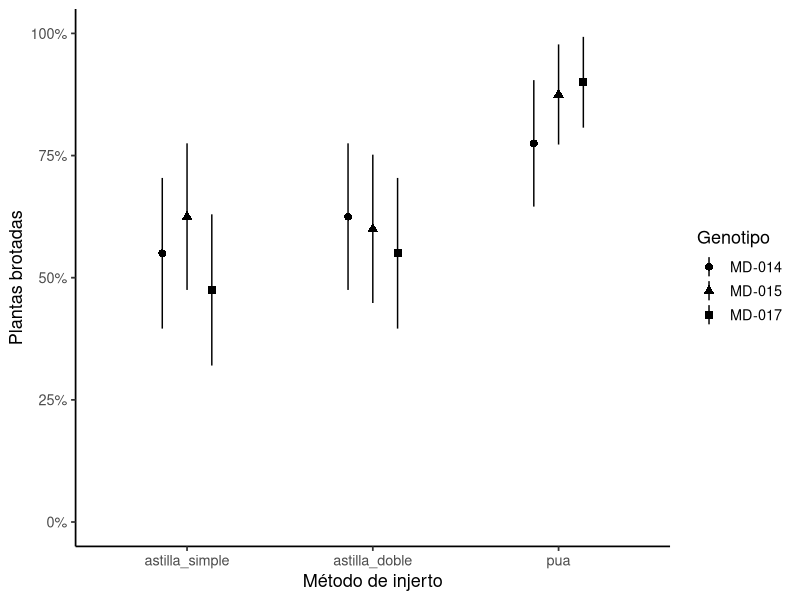
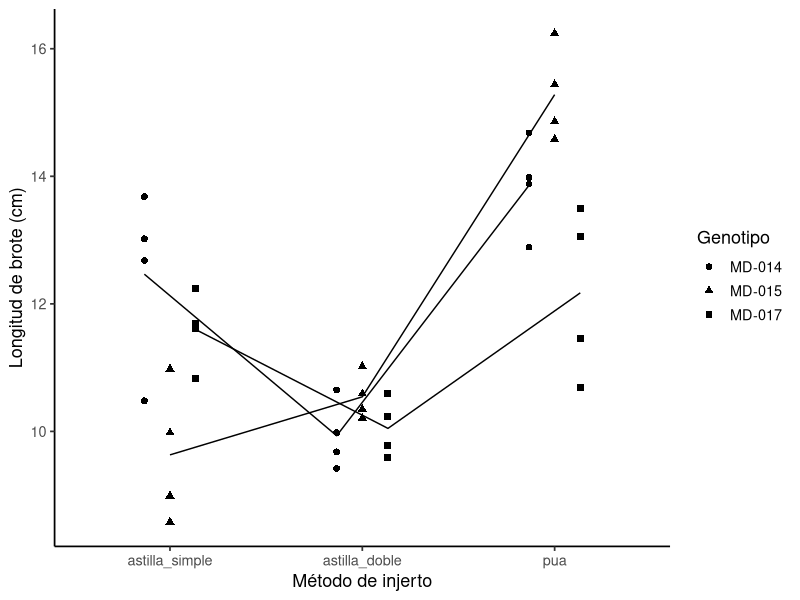

Source code (R) for these figures, in order:
## ---- chunk 1
#| label: setup
#| include: false
library(ggplot2)
library(dplyr)
library(emmeans)

azul   <- "#0B2A5B"
dorado <- "#C9A227"
gris   <- "#6B7280"
col_gen <- c("MD-014" = azul, "MD-015" = dorado, "MD-017" = gris)
## ---- chunk 2
datos <- read.csv("data/camu_camu_injertos.csv") |>
  mutate(
    bloque   = factor(bloque),
    genotipo = factor(genotipo),
    metodo   = factor(metodo, levels = c("astilla_simple", "astilla_doble", "pua")),
    brotacion_pct = 100 * plantas_brotadas / plantas_injertadas
  )
str(datos)
## ---- chunk 3
datos$pct_arcoseno <- asin(sqrt(datos$brotacion_pct / 100)) * 180 / pi
anova(lm(pct_arcoseno ~ bloque + genotipo * metodo, data = datos))
## ---- chunk 4
m_bin <- glm(
  cbind(plantas_brotadas, plantas_injertadas - plantas_brotadas) ~
    bloque + genotipo * metodo,
  family = binomial, data = datos
)
anova(m_bin, test = "Chisq")
## ---- chunk 5
m_bin2 <- glm(
  cbind(plantas_brotadas, plantas_injertadas - plantas_brotadas) ~
    bloque + metodo,
  family = binomial, data = datos
)
emm <- emmeans(m_bin2, ~ metodo, type = "response")
emm
pairs(emm)
## ---- chunk 6
#| fig-cap: "Proporción de plantas brotadas por método y genotipo (± IC 95 %)."
resumen <- datos |>
  group_by(genotipo, metodo) |>
  summarise(brotadas = sum(plantas_brotadas),
            injertadas = sum(plantas_injertadas), .groups = "drop") |>
  mutate(p = brotadas / injertadas,
         ee = sqrt(p * (1 - p) / injertadas))

ggplot(resumen, aes(metodo, p, shape = genotipo)) +
  geom_pointrange(aes(ymin = p - 1.96 * ee, ymax = pmin(p + 1.96 * ee, 1)),
                  position = position_dodge(0.4)) +
  scale_y_continuous(labels = scales::percent, limits = c(0, 1)) +
  labs(x = "Método de injerto", y = "Plantas brotadas", shape = "Genotipo") +
  theme_classic(base_size = 13)
## ---- chunk 7
m_lon <- lm(longitud_brote_cm ~ bloque + genotipo * metodo, data = datos)
anova(m_lon)
shapiro.test(residuals(m_lon))
## ---- chunk 8
#| fig-cap: "Longitud de brote por parcela; la línea une las medias de cada genotipo."
ggplot(datos, aes(metodo, longitud_brote_cm, shape = genotipo, group = genotipo)) +
  geom_point(position = position_dodge(0.4), size = 2) +
  stat_summary(fun = mean, geom = "line", position = position_dodge(0.4)) +
  labs(x = "Método de injerto", y = "Longitud de brote (cm)", shape = "Genotipo") +
  theme_classic(base_size = 13)
## ---- chunk 9
tapply(datos$brotes_planta, datos$metodo, var)
